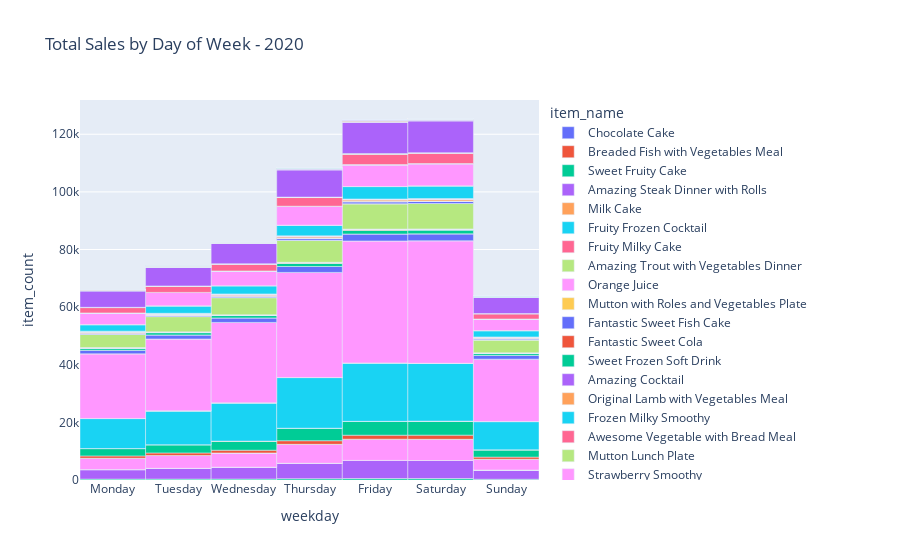

Notebook code for this chart:
### Code cell
day_order = ["Monday", "Tuesday", "Wednesday", "Thursday", "Friday", "Saturday", "Sunday"]

df_plot = df_sales[['weekday','item_id','item_count']].groupby(['weekday','item_id']).sum().reset_index()
df_plot = df_plot.set_index('weekday').loc[day_order].reset_index()
df_plot = df_plot.merge(df_items,on="item_id")[['weekday','item_count','item_name']]
fig = px.bar(df_plot, x='weekday', y='item_count',color="item_name", title=f'Total Sales by Day of Week - {SINGLE_YEAR}')
fig.update_layout(bargap=0.0,bargroupgap=0.0)
fig.show()
